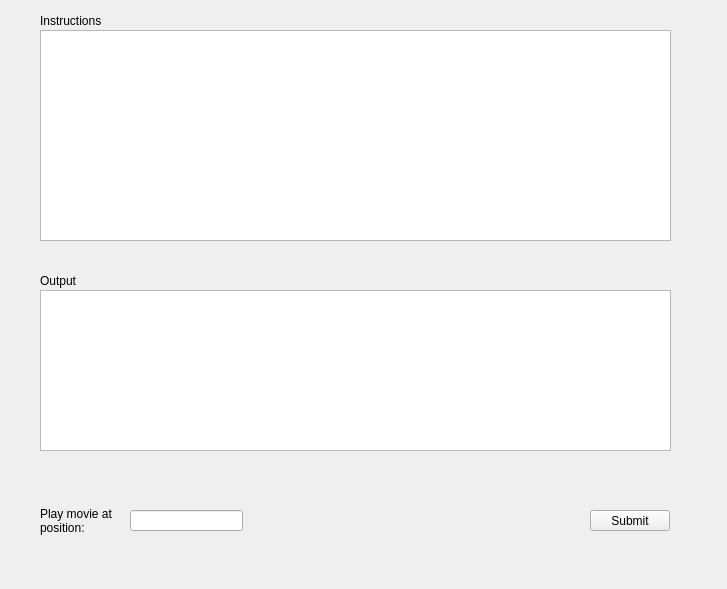
<?xml version="1.0" encoding="UTF-8"?>
<ui version="4.0">
 <class>Mainwindow</class>
 <widget class="QDialog" name="Mainwindow">
  <property name="geometry">
   <rect>
    <x>0</x>
    <y>0</y>
    <width>727</width>
    <height>589</height>
   </rect>
  </property>
  <property name="windowTitle">
   <string>Mainwindow</string>
  </property>
  <widget class="QStackedWidget" name="stackedWidget">
   <property name="geometry">
    <rect>
     <x>10</x>
     <y>470</y>
     <width>711</width>
     <height>111</height>
    </rect>
   </property>
   <property name="minimumSize">
    <size>
     <width>0</width>
     <height>0</height>
    </size>
   </property>
   <property name="maximumSize">
    <size>
     <width>731</width>
     <height>16777215</height>
    </size>
   </property>
   <property name="currentIndex">
    <number>3</number>
   </property>
   <widget class="QWidget" name="page_0">
    <widget class="QPushButton" name="pushButton_0">
     <property name="geometry">
      <rect>
       <x>580</x>
       <y>40</y>
       <width>80</width>
       <height>21</height>
      </rect>
     </property>
     <property name="text">
      <string>Submit</string>
     </property>
    </widget>
    <widget class="QLineEdit" name="input_0">
     <property name="geometry">
      <rect>
       <x>120</x>
       <y>40</y>
       <width>113</width>
       <height>21</height>
      </rect>
     </property>
    </widget>
    <widget class="QLabel" name="L_input_0">
     <property name="geometry">
      <rect>
       <x>30</x>
       <y>40</y>
       <width>91</width>
       <height>16</height>
      </rect>
     </property>
     <property name="text">
      <string>Choose Option</string>
     </property>
    </widget>
   </widget>
   <widget class="QWidget" name="page_2">
    <widget class="QLineEdit" name="input_2">
     <property name="geometry">
      <rect>
       <x>120</x>
       <y>40</y>
       <width>113</width>
       <height>21</height>
      </rect>
     </property>
    </widget>
    <widget class="QLabel" name="L_input_2">
     <property name="geometry">
      <rect>
       <x>30</x>
       <y>40</y>
       <width>91</width>
       <height>16</height>
      </rect>
     </property>
     <property name="text">
      <string>Add a movie:</string>
     </property>
    </widget>
    <widget class="QPushButton" name="pushButton_2">
     <property name="geometry">
      <rect>
       <x>580</x>
       <y>40</y>
       <width>80</width>
       <height>21</height>
      </rect>
     </property>
     <property name="text">
      <string>Submit</string>
     </property>
    </widget>
   </widget>
   <widget class="QWidget" name="page_3">
    <widget class="QLineEdit" name="input_3">
     <property name="geometry">
      <rect>
       <x>120</x>
       <y>40</y>
       <width>113</width>
       <height>21</height>
      </rect>
     </property>
    </widget>
    <widget class="QLabel" name="L_input_3">
     <property name="geometry">
      <rect>
       <x>30</x>
       <y>30</y>
       <width>91</width>
       <height>41</height>
      </rect>
     </property>
     <property name="text">
      <string>Enter Number of 
movie to remove:</string>
     </property>
    </widget>
    <widget class="QPushButton" name="pushButton_3">
     <property name="geometry">
      <rect>
       <x>580</x>
       <y>40</y>
       <width>80</width>
       <height>21</height>
      </rect>
     </property>
     <property name="text">
      <string>Submit</string>
     </property>
    </widget>
   </widget>
   <widget class="QWidget" name="page_7">
    <widget class="QLineEdit" name="input_7">
     <property name="geometry">
      <rect>
       <x>120</x>
       <y>40</y>
       <width>113</width>
       <height>21</height>
      </rect>
     </property>
    </widget>
    <widget class="QLabel" name="L_input_7">
     <property name="geometry">
      <rect>
       <x>30</x>
       <y>30</y>
       <width>91</width>
       <height>41</height>
      </rect>
     </property>
     <property name="text">
      <string>Play movie at 
position:</string>
     </property>
    </widget>
    <widget class="QPushButton" name="pushButton_7">
     <property name="geometry">
      <rect>
       <x>580</x>
       <y>40</y>
       <width>80</width>
       <height>21</height>
      </rect>
     </property>
     <property name="text">
      <string>Submit</string>
     </property>
    </widget>
   </widget>
   <widget class="QWidget" name="page_8">
    <widget class="QLineEdit" name="input_8">
     <property name="geometry">
      <rect>
       <x>120</x>
       <y>40</y>
       <width>113</width>
       <height>21</height>
      </rect>
     </property>
    </widget>
    <widget class="QLabel" name="L_input_8">
     <property name="geometry">
      <rect>
       <x>30</x>
       <y>40</y>
       <width>91</width>
       <height>16</height>
      </rect>
     </property>
     <property name="text">
      <string>Option 8:</string>
     </property>
    </widget>
    <widget class="QPushButton" name="pushButton_8">
     <property name="geometry">
      <rect>
       <x>580</x>
       <y>40</y>
       <width>80</width>
       <height>21</height>
      </rect>
     </property>
     <property name="text">
      <string>Submit</string>
     </property>
    </widget>
   </widget>
   <widget class="QWidget" name="page_9">
    <widget class="QLineEdit" name="input_9">
     <property name="geometry">
      <rect>
       <x>120</x>
       <y>40</y>
       <width>113</width>
       <height>21</height>
      </rect>
     </property>
    </widget>
    <widget class="QLabel" name="L_input_9">
     <property name="geometry">
      <rect>
       <x>30</x>
       <y>40</y>
       <width>91</width>
       <height>16</height>
      </rect>
     </property>
     <property name="text">
      <string>Save to file:</string>
     </property>
    </widget>
    <widget class="QPushButton" name="pushButton_9">
     <property name="geometry">
      <rect>
       <x>580</x>
       <y>40</y>
       <width>80</width>
       <height>21</height>
      </rect>
     </property>
     <property name="text">
      <string>Submit</string>
     </property>
    </widget>
   </widget>
  </widget>
  <widget class="QLabel" name="L_out">
   <property name="geometry">
    <rect>
     <x>40</x>
     <y>270</y>
     <width>441</width>
     <height>21</height>
    </rect>
   </property>
   <property name="text">
    <string>Output</string>
   </property>
  </widget>
  <widget class="QPlainTextEdit" name="instr">
   <property name="geometry">
    <rect>
     <x>40</x>
     <y>30</y>
     <width>631</width>
     <height>211</height>
    </rect>
   </property>
  </widget>
  <widget class="QLabel" name="L_instr">
   <property name="geometry">
    <rect>
     <x>40</x>
     <y>10</y>
     <width>261</width>
     <height>21</height>
    </rect>
   </property>
   <property name="text">
    <string>Instructions</string>
   </property>
  </widget>
  <widget class="QPlainTextEdit" name="output">
   <property name="geometry">
    <rect>
     <x>40</x>
     <y>290</y>
     <width>631</width>
     <height>161</height>
    </rect>
   </property>
  </widget>
  <zorder>output</zorder>
  <zorder>instr</zorder>
  <zorder>L_instr</zorder>
  <zorder>stackedWidget</zorder>
  <zorder>L_out</zorder>
 </widget>
 <resources/>
 <connections/>
</ui>
